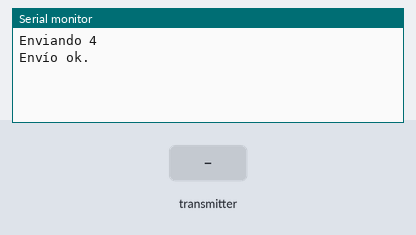
The sketch below on a simulated Arduino Uno, built with avr-gcc and run on an emulated ATmega328P. Shown: the last lines printed to the serial monitor. The test bench sets the inputs (shaded band). No radio packets arrive unless stated.

Above: at 1.2 s.
1.3 s: the transmitter starts sending got_time = 0
At 2.1 s:
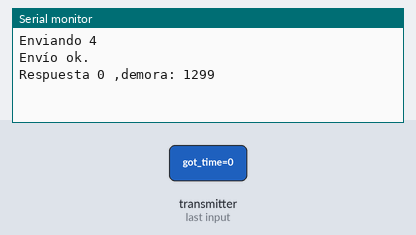
3.8 s: the transmitter starts sending got_time = 256
At 5.1 s:
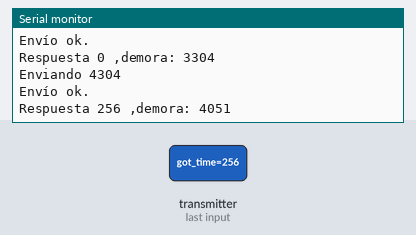

The sketch:

ping.ino
```cpp
#include <SPI.h>
#include <nRF24L01.h>
#include <RF24.h>

// Set up nRF24L01 radio on SPI bus plus pins 7 & 8
RF24 radio(7, 8);
const byte address[6] = "00001";
unsigned long got_time;
String buf;

void setup(void) {
  Serial.begin(9600);
  radio.begin();
  radio.openReadingPipe(0, address);
  radio.setPALevel(RF24_PA_MIN);
}

void loop(void) {
  // First, stop listening so we can talk.
  radio.stopListening();

  // Take the time, and send it.  This will block until complete
  String ti = String(millis());
  buf = F("");
  buf += F("Enviando ");
  buf += ti;
  Serial.println(buf);

  const char text_on[] = "Detecta";
  bool ok = radio.write(&text_on, sizeof(text_on));
  //bool ok = radio.write(&ti, sizeof(ti) );

  if (ok){
    Serial.println("Envío ok.");
  }
  else{
    Serial.println("Error en envío.");
  }

  // Now, continue listening
  radio.startListening();

  // Wait here until we get a response, or timeout (250ms)
  unsigned long started_waiting_at = millis();
  bool timeout = false;
  while ( ! radio.available() && ! timeout )
    if (millis() - started_waiting_at > 2000 )
      timeout = true;

  // Describe the results
  if ( timeout )
  {
    Serial.println("Timed out.");
  }
  else
  {
    // Grab the response, compare, and send to debugging spew
    unsigned long got_time;
    radio.read( &got_time, sizeof(unsigned long) );

    buf = F("Respuesta ");
    buf += String(got_time);
    buf += F(" ,demora: ");
    buf += String(millis() - got_time);
    Serial.println(buf);
  }

  // Try again 1s later
  delay(1000);
}
```

Measured:
- after the input at 1.3 s, the serial monitor: prints a new line at once (image 1)
- after the input at 3.8 s, the serial monitor: prints a new line after 0.53 s (image 2)
